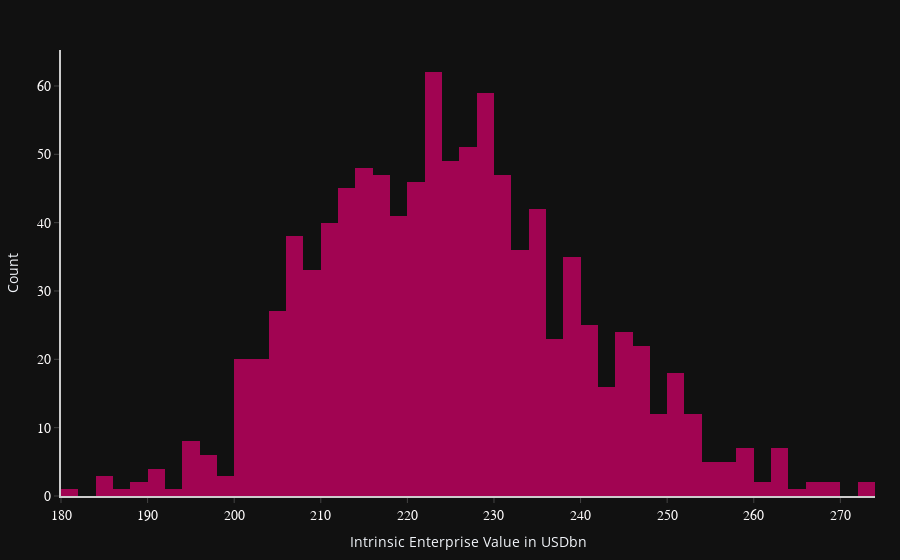

Here is the notebook cell this chart was saved with:
### Code cell
from ValuationModel.dcf import build_dcf_model
company='The Coca-Cola Company'
fig_mc, intrinsic_value, intrinsic_price=build_dcf_model(company=company, year=2022, tax_rate=0.15825)
fig_mc.show()

### Figure 1 — Plotly figure (JSON) as saved in the notebook; plotly's stock layout.template omitted (floating-point values rounded to 4 significant figures; data arrays with more than 128 entries replaced by an {"elided": "..."} marker saying what was removed)
{"data": [{"marker": {"color": "#A10452"}, "name": "Intrinsic Valuation: The Coca-Cola Company", "type": "histogram", "x": {"elided": "1000 float values"}}], "layout": {"margin": {"b": 50, "l": 25, "r": 25, "t": 50}, "xaxis": {"linecolor": "rgb(204, 204, 204)", "linewidth": 2, "showgrid": false, "showline": true, "showticklabels": true, "tickfont": {"color": "rgb(253, 251, 251)", "family": "Arial", "size": 14}, "ticks": "outside", "title": {"text": "Intrinsic Enterprise Value in USDbn"}}, "yaxis": {"linecolor": "rgb(204, 204, 204)", "linewidth": 2, "showgrid": false, "showline": true, "showticklabels": true, "tickfont": {"color": "rgb(253, 251, 251)", "family": "Arial", "size": 14}, "ticks": "outside", "title": {"text": "Count"}, "zeroline": false}}}
